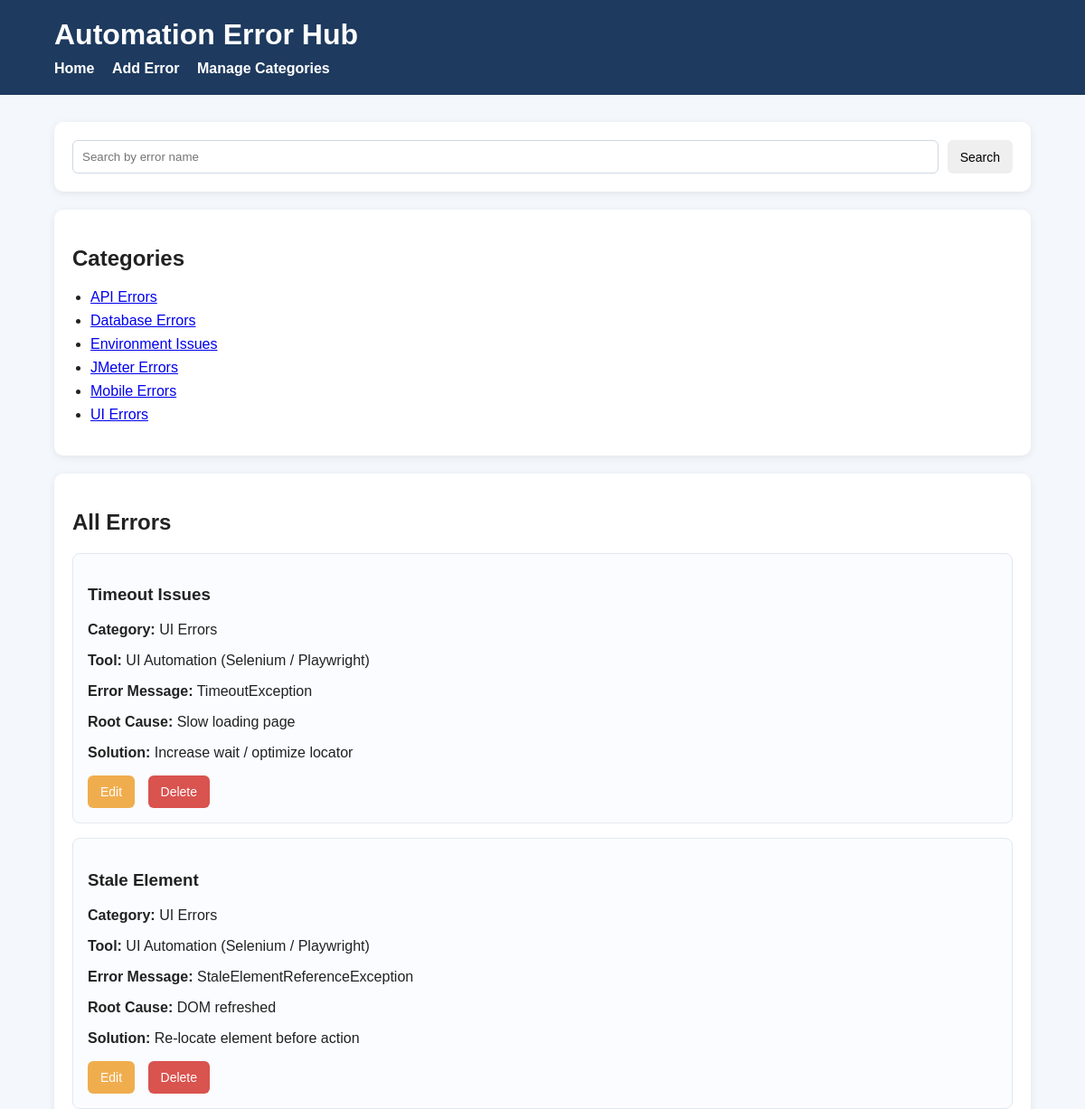
Before: / (upper part) with the older database file.
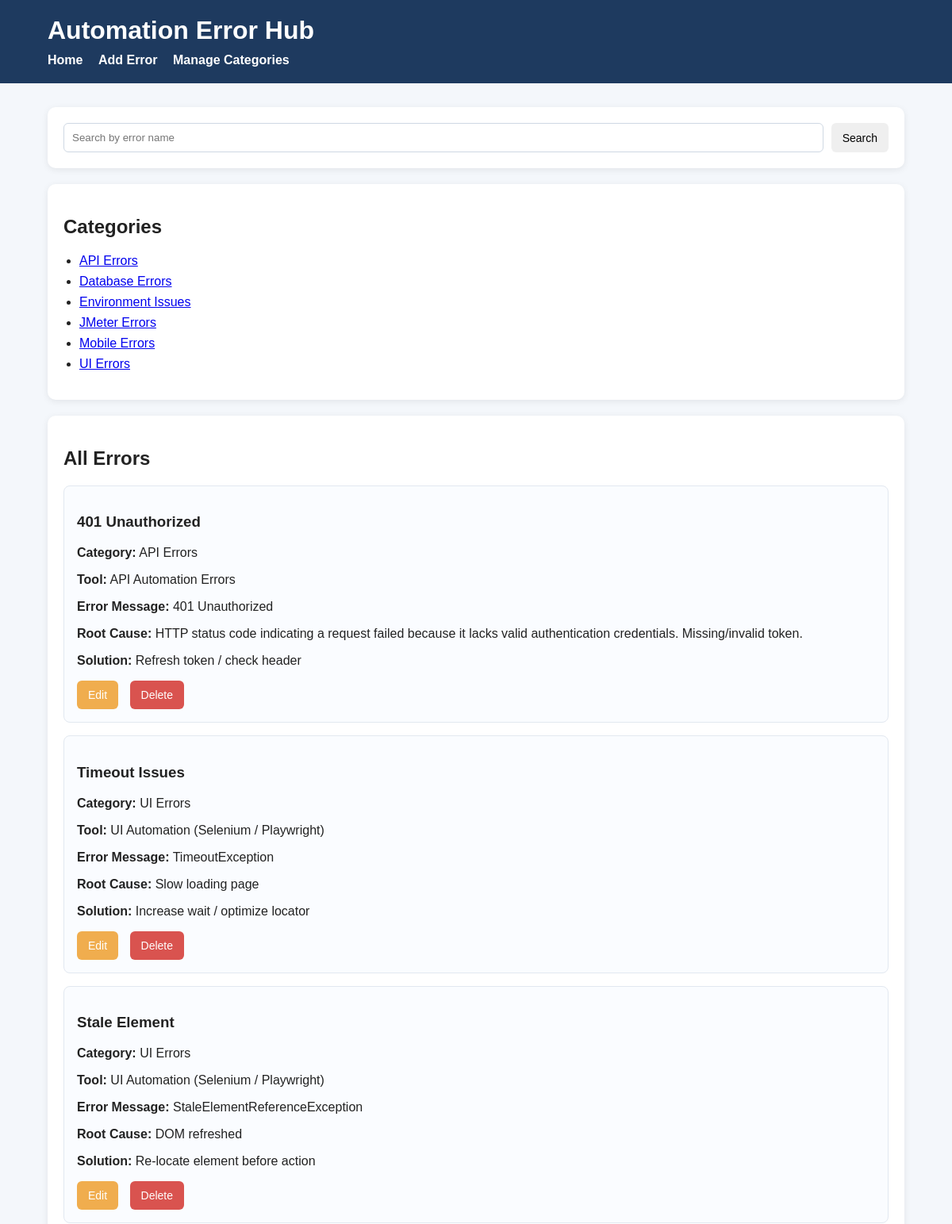
After: the same page with the newer database file.
### tables this page shows
CREATE TABLE categories (
                id INTEGER PRIMARY KEY AUTOINCREMENT,
                name TEXT NOT NULL UNIQUE
            );

CREATE TABLE errors (
                id INTEGER PRIMARY KEY AUTOINCREMENT,
                error_name TEXT NOT NULL,
                category_id INTEGER,
                tool_name TEXT,
                error_message TEXT,
                root_cause TEXT,
                solution TEXT,
                image_path TEXT,
                FOREIGN KEY (category_id) REFERENCES categories(id)
            );

### app.py (the view)
@app.route("/")
def home():
    search = request.args.get("search", "").strip()
    page = request.args.get("page", 1, type=int)
    categories = CategoryModel.get_all_categories()
    if search:
        errors = ErrorModel.search_errors(search, page, PER_PAGE)
        total_errors = ErrorModel.count_search_errors(search)
    else:
        errors = ErrorModel.get_all_errors(page, PER_PAGE)
        total_errors = ErrorModel.count_all_errors()
    total_pages = math.ceil(total_errors / PER_PAGE) if total_errors > 0 else 1
    return render_template(
        "home.html",
        errors=errors,
        search=search,
        categories=categories,
        page=page,
        total_pages=total_pages
    )

### database.py (called while the page is built)
    @staticmethod
    def get_connection():
        conn = sqlite3.connect(DB_NAME)
        conn.row_factory = sqlite3.Row
        return conn

### models/category_model.py (called while the page is built)
    @staticmethod
    def get_all_categories():
        conn = Database.get_connection()
        categories = conn.execute(
            "SELECT * FROM categories ORDER BY name"
        ).fetchall()
        conn.close()
        return categories

### models/error_model.py (called while the page is built)
    @staticmethod
    def get_all_errors(page=1, per_page=5):
        offset = (page - 1) * per_page
        conn = Database.get_connection()
        errors = conn.execute("""
            SELECT errors.*, categories.name AS category_name
            FROM errors
            LEFT JOIN categories ON errors.category_id = categories.id
            ORDER BY errors.id DESC
            LIMIT ? OFFSET ?
        """, (per_page, offset)).fetchall()
        conn.close()
        return errors

    @staticmethod
    def count_all_errors():
        conn = Database.get_connection()
        count = conn.execute(
            "SELECT COUNT(*) AS total FROM errors"
        ).fetchone()["total"]
        conn.close()
        return count

### templates/home.html (shortened to what this page needs)
{% extends "base.html" %}
{% block content %}
<div class="card">
    <form method="GET" action="{{ url_for('home') }}" class="search-form">
        <input type="text" name="search" placeholder="Search by error name" value="{{ search }}">
        <button type="submit">Search</button>
    </form>
</div>
<div class="card">
    <h2>Categories</h2>
    <ul class="category-list">
        {% for category in categories %}
            <li>
                <a href="{{ url_for('view_category', category_id=category.id) }}">{{ category.name }}</a>
            </li>
        {% endfor %}
    </ul>
</div>
<div class="card">
    <h2>All Errors</h2>
    {% if errors %}
        {% for error in errors %}
            <div class="error-card">
                <h3>{{ error.error_name }}</h3>
                <p><strong>Category:</strong> {{ error.category_name }}</p>
                <p><strong>Tool:</strong> {{ error.tool_name or '' }}</p>
                <p><strong>Error Message:</strong> {{ error.error_message or '' }}</p>
                <p><strong>Root Cause:</strong> {{ error.root_cause or '' }}</p>
                <p><strong>Solution:</strong> {{ error.solution or '' }}</p>
                <div class="actions">
                    <a class="btn btn-edit" href="{{ url_for('edit_error', error_id=error.id) }}">Edit</a>
                    <a class="btn btn-delete"
                       href="{{ url_for('delete_error', error_id=error.id) }}"
                       onclick="return confirm('Are you sure you want to delete this error?');">
                       Delete
                    </a>
                </div>
            </div>
        {% endfor %}
    {% else %}
        <p>No errors found.</p>
    {% endif %}
</div>
{% endblock %}

Changed rows visible on the page:
added errors: error_name "401 Unauthorized", category_name "API Errors", tool_name "API Automation Errors", error_message "401 Unauthorized", root_cause "HTTP status code indicating a request failed because it lacks valid authentication credentials. Missing/invalid token.", solution "Refresh token / check header"
